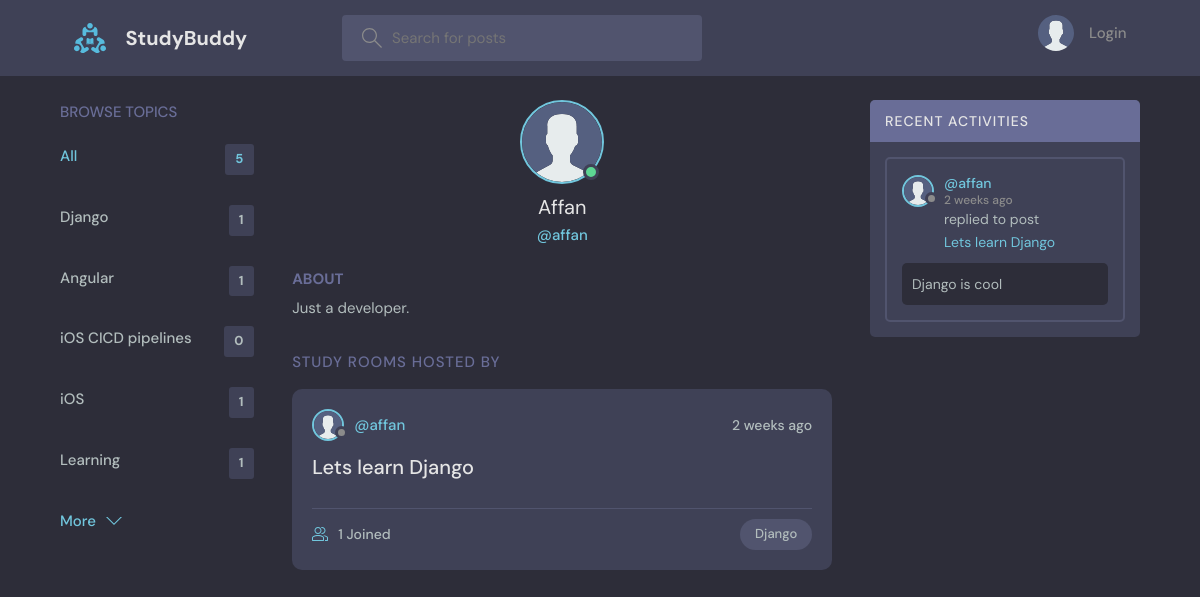
The app's page /profile/1/, older data.
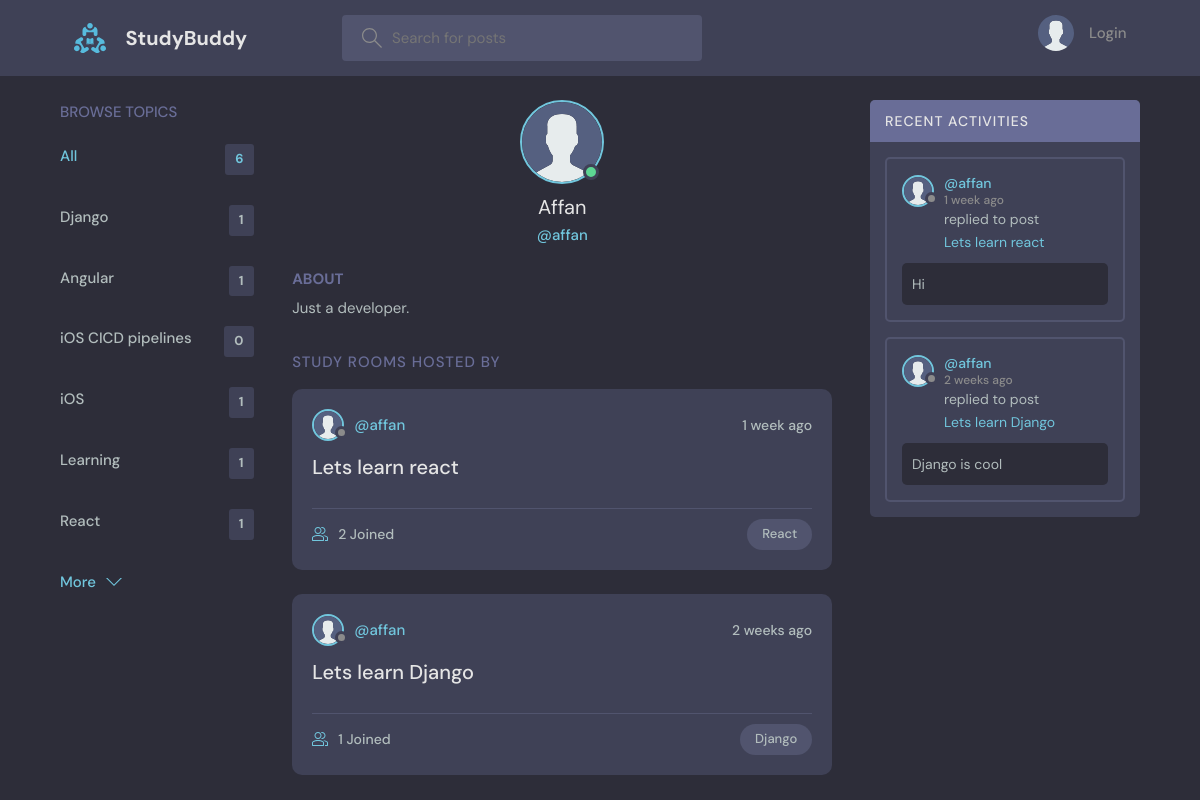
The same page, newer data.
### base/models.py (models this page shows, shortened)
class Topic(models.Model):
    name = models.CharField(max_length=200)

class User(AbstractUser):
    name = models.CharField(max_length=200, null=True)
    email = models.EmailField(unique=True, null=True)
    bio = models.TextField(null=True)
    avatar = models.ImageField(null=True, default="avatar.svg")
    USERNAME_FIELD = 'email'
    REQUIRED_FIELDS = []

class Room(models.Model):
    host = models.ForeignKey(User, on_delete=models.SET_NULL, null=True)
    topic = models.ForeignKey(Topic, on_delete=models.SET_NULL, null=True)
    name = models.CharField(max_length=200)
    description = models.TextField(null=True, blank=True)
    participants = models.ManyToManyField(
        User, related_name='participants', blank=True)
    updated = models.DateTimeField(auto_now=True)
    created = models.DateTimeField(auto_now_add=True)
    class Meta:
        ordering = ['-updated', '-created']
    def __str__(self):
        return self.name

class Message(models.Model):
    user = models.ForeignKey(User, on_delete=models.CASCADE)
    room = models.ForeignKey(Room, on_delete=models.CASCADE)
    body = models.TextField()
    updated = models.DateTimeField(auto_now=True)
    created = models.DateTimeField(auto_now_add=True)
    class Meta:
        ordering = ['-updated', '-created']

### base/views.py (the view)
# urls.py: path('profile/<str:pk>/', views.userProfile, name="user-profile"),
def userProfile(request, pk):
    user = User.objects.get(id=pk)
    rooms = user.room_set.all()
    room_messages = user.message_set.all()
    topics = Topic.objects.all()
    context = {'user': user, 'rooms': rooms,
                'room_messages': room_messages, 'topics': topics}
    return render(request, 'base/profile.html', context)

### base/templates/base/profile.html (shortened to what this page needs)
{% extends 'main.html' %}
{% block content %}
<main class="profile-page layout layout--3">
  <div class="container">
    {% include 'base/topics_component.html' %}
    <div class="roomList">
      <div class="profile">
        <div class="profile__avatar">
          <div class="avatar avatar--large active">
            <img src="{{user.avatar.url}}" />
          </div>
        </div>
        <div class="profile__info">
          <h3>{{user.name}}</h3>
          <p>@{{user.username}}</p>
        </div>
        <div class="profile__about">
          <h3>About</h3>
          <p>
            {{user.bio}}
          </p>
        </div>
      </div>
      <div class="roomList__header">
        <div>
          <h2>Study Rooms Hosted by </a>
          </h2>
        </div>
      </div>
      {% include 'base/feed_component.html' %}
    </div>
    {% include 'base/activity_component.html' %}
  </div>
</main>
{% endblock content %}

### templates/main.html (shortened to what this page needs)
<!DOCTYPE html>
{% load static %}
<html lang="en">
<head>
    <link rel="stylesheet" href="{% static 'styles/style.css' %}" />
</head>
<body>
    {% include 'navbar.html' %}
    {% block content %}
    {% endblock %}
</body>
</html>

### templates/navbar.html (shortened to what this page needs)
{% load static %}
<header class="header header--loggedIn">
    <div class="container">
        <a href="{% url 'home' %}" class="header__logo">
            <img src="{% static 'images/logo.svg' %}" />
            <h1>StudyBuddy</h1>
        </a>
        <form class="header__search" method="GET" action="{% url 'home' %}">
            <label>
                <input name="q" placeholder="Search for posts" />
            </label>
        </form>
        <nav class="header__menu">
            {% if request.user.is_authenticated %}
            <div class="header__user">
                <a href="{% url 'update-user' %}">
                    <div class="avatar avatar--medium active">
                        <img src="{{request.user.avatar.url}}" />
                    </div>
                    <p>{{request.user.username}} <span>@{{request.user.username}}</span></p>
                </a>
                <button class="dropdown-button">
                    <svg version="1.1" xmlns="http://www.w3.org/2000/svg" width="32" height="32" viewBox="0 0 32 32">
                        <title>chevron-down</title>
                        <path d="M16 21l-13-13h-3l16 16 16-16h-3l-13 13z"></path>
                    </svg>
                </button>
            </div>
            {% else %}
            <a href="{% url 'login' %}">
                <img src="{% static 'images/avatar.svg' %}" />
                <p>Login</p>
            </a>
            {% endif %}
        </nav>
    </div>
</header>

### base/templates/base/topics_component.html
<div class="topics">
    <div class="topics__header">
        <h2>Browse Topics</h2>
    </div>
    <ul class="topics__list">
        <li>
            <a href="{% url 'home' %}" class="active">All <span>{{topics.count}}</span></a>
        </li>
        {% for topic in topics %}
        <li>
            <a href="{% url 'home' %}?q={{topic.name}}">{{topic.name}}<span>{{topic.room_set.all.count}}</span></a>
        </li>
        {% endfor %}
    </ul>
    <a class="btn btn--link" href="{% url 'topics' %}">
        More
        <svg version="1.1" xmlns="http://www.w3.org/2000/svg" width="32" height="32" viewBox="0 0 32 32">
            <title>chevron-down</title>
            <path d="M16 21l-13-13h-3l16 16 16-16h-3l-13 13z"></path>
        </svg>
    </a>
</div>

### base/templates/base/feed_component.html (shortened to what this page needs)
{% for room in rooms %}
<div class="roomListRoom">
    <div class="roomListRoom__header">
        <a href="{% url 'user-profile' room.host.id %}" class="roomListRoom__author">
            <div class="avatar avatar--small">
                <img src="{{room.host.avatar.url}}" />
            </div>
            <span>@{{room.host.username}}</span>
        </a>
        <div class="roomListRoom__actions">
            <span>{{room.created|timesince}} ago</span>
        </div>
    </div>
    <div class="roomListRoom__content">
        <a href="{% url 'room' room.id %}">{{room.name}}</a>
    </div>
    <div class="roomListRoom__meta">
        <a href="{% url 'room' room.id %}" class="roomListRoom__joined">
            {{room.participants.all.count}} Joined
        </a>
        <p class="roomListRoom__topic">{{room.topic.name}}</p>
    </div>
</div>
{% endfor %}

### base/templates/base/activity_component.html (shortened to what this page needs)
<div class="activities">
    <div class="activities__header">
        <h2>Recent Activities</h2>
    </div>
    {% for message in room_messages %}
    <div class="activities__box">
        <div class="activities__boxHeader roomListRoom__header">
            <a href="{% url 'user-profile' message.user.id %}" class="roomListRoom__author">
                <div class="avatar avatar--small">
                    <img src="{{message.user.avatar.url}}" />
                </div>
                <p>
                    @{{message.user.username}}
                    <span>{{message.created|timesince}} ago</span>
                </p>
            </a>
        </div>
        <div class="activities__boxContent">
            <p>replied to post <a href="{% url 'room' message.room.id %}">{{message.room}}</a></p>
            <div class="activities__boxRoomContent">{{message.body}}</div>
        </div>
    </div>
    {% endfor %}
</div>

Row changes from the older to the newer data that the page shows:
added Topic: name "React", room_set.all.count "1"
added Room: host.avatar (placeholder picture), host.username "affan", created "1 week", name "Lets learn react", participants.all.count "2", topic.name "React"
added Message: user.avatar (placeholder picture), user.username "affan", created "1 week", room "Lets learn react", body "Hi"
Text that changed along with them:
{{ topics.count }}: "5" → "6"
